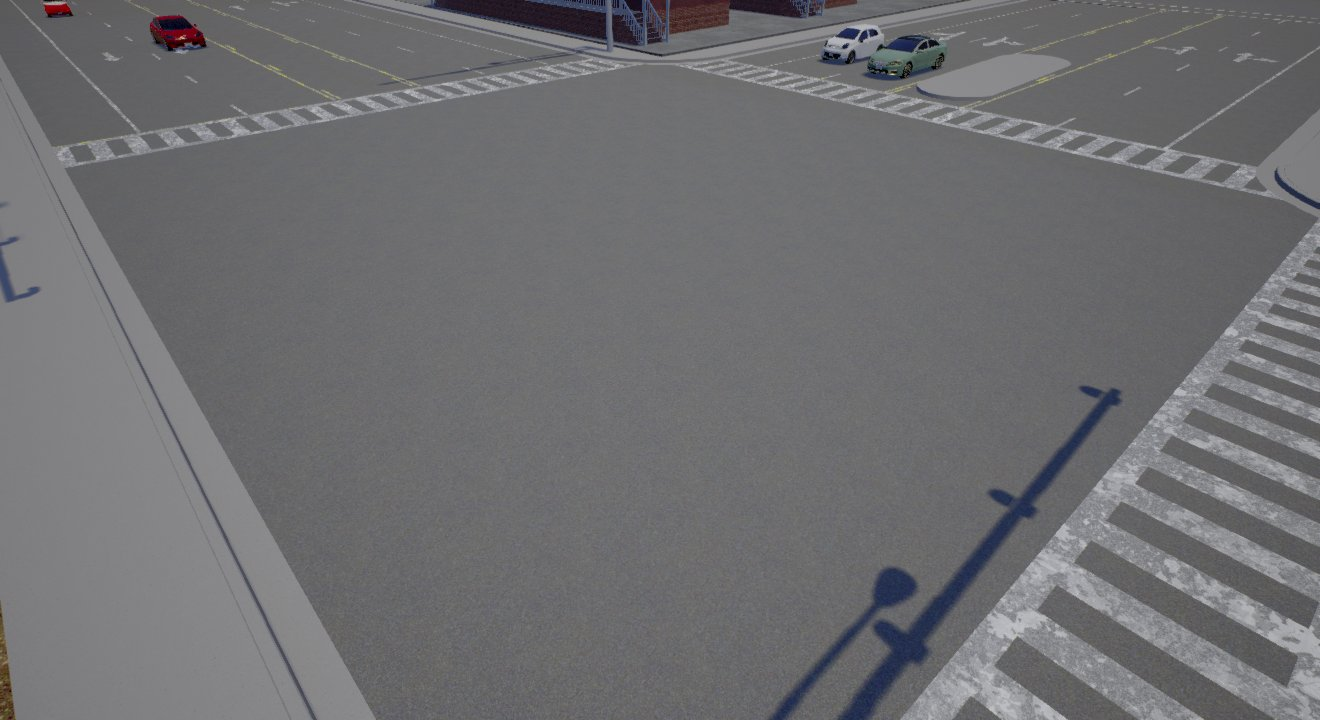
#> input picture Implementation_in_Python/Examples/YoloExample/data/IESE_samples/IntersectionVehicle/imgs/100.jpg, 1320 x 720 px
$ python -i datasets.py   (imports and definitions only)   (older library calls are emulated)
#> lines starting #> are read from the running program, lines starting #| are printed output that depends on the picture
#> further down, picture is the input picture: shape (720, 1320, 3); mean B, G, R 112.9, 110.5, 110.4
import glob
import math
import os
import random
import shutil
import time
from pathlib import Path
from threading import Thread

import cv2
import numpy as np
import torch
from PIL import Image, ExifTags
from torch.utils.data import Dataset
from tqdm import tqdm

from utils.utils import xyxy2xywh, xywh2xyxy

help_url = 'https://github.com/ultralytics/yolov3/wiki/Train-Custom-Data'
img_formats = ['.bmp', '.jpg', '.jpeg', '.png', '.tif', '.dng']
vid_formats = ['.mov', '.avi', '.mp4', '.mpg', '.mpeg', '.m4v', '.wmv', '.mkv']

# Get orientation exif tag
# [3 lines not run here, left out]


# [13 lines left out: function exif_size, not called in this run]


class LoadImages:  # for inference
    # [24 lines left out: function __init__, not called in this run]

    def __iter__(self):
        self.count = 0
        return self

    # [43 lines left out: functions __next__, new_video, not called in this run]

    def __len__(self):
        return self.nF  # number of files


class LoadWebcam:  # for inference
    # [20 lines left out: function __init__, not called in this run]

    def __iter__(self):
        self.count = -1
        return self

    # [34 lines left out: function __next__, not called in this run]

    def __len__(self):
        return 0


class LoadStreams:  # multiple IP or RTSP cameras
    # [44 lines left out: functions __init__, update, not called in this run]

    def __iter__(self):
        self.count = -1
        return self

    # [18 lines left out: function __next__, not called in this run]

    def __len__(self):
        return 0  # 1E12 frames = 32 streams at 30 FPS for 30 years


class LoadImagesAndLabels(Dataset):  # for training/testing
    # [169 lines left out: function __init__, not called in this run]

    def __len__(self):
        return len(self.img_files)

    # [5 lines of commented-out code are left out]

    # [103 lines left out: functions __getitem__, collate_fn, load_image, not called in this run]


def augment_hsv(img, hgain=0.5, sgain=0.5, vgain=0.5):
#> called with hgain = 0.5, sgain = 0.5, vgain = 0.5
    r = np.random.uniform(-1, 1, 3) * [hgain, sgain, vgain] + 1  # random gains
    hue, sat, val = cv2.split(cv2.cvtColor(img, cv2.COLOR_BGR2HSV))
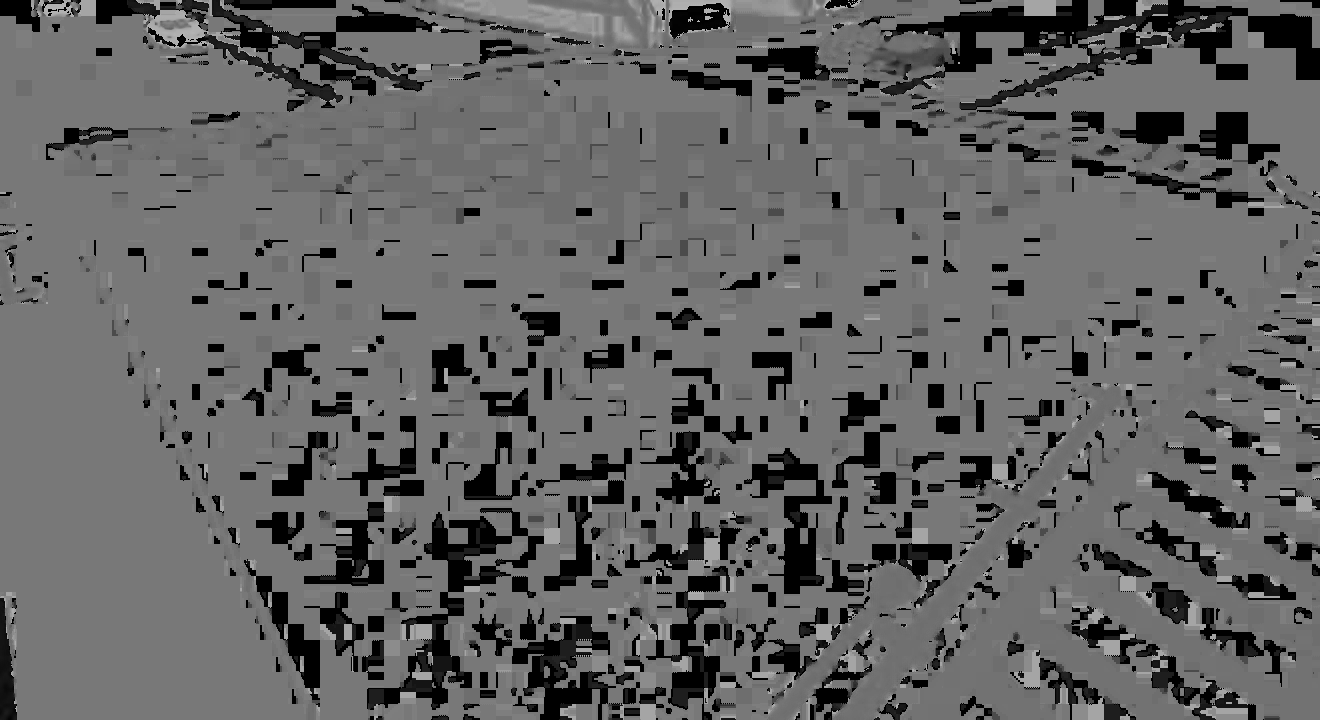
#> hue: shape (720, 1320); min 0, max 179, mean 100.2
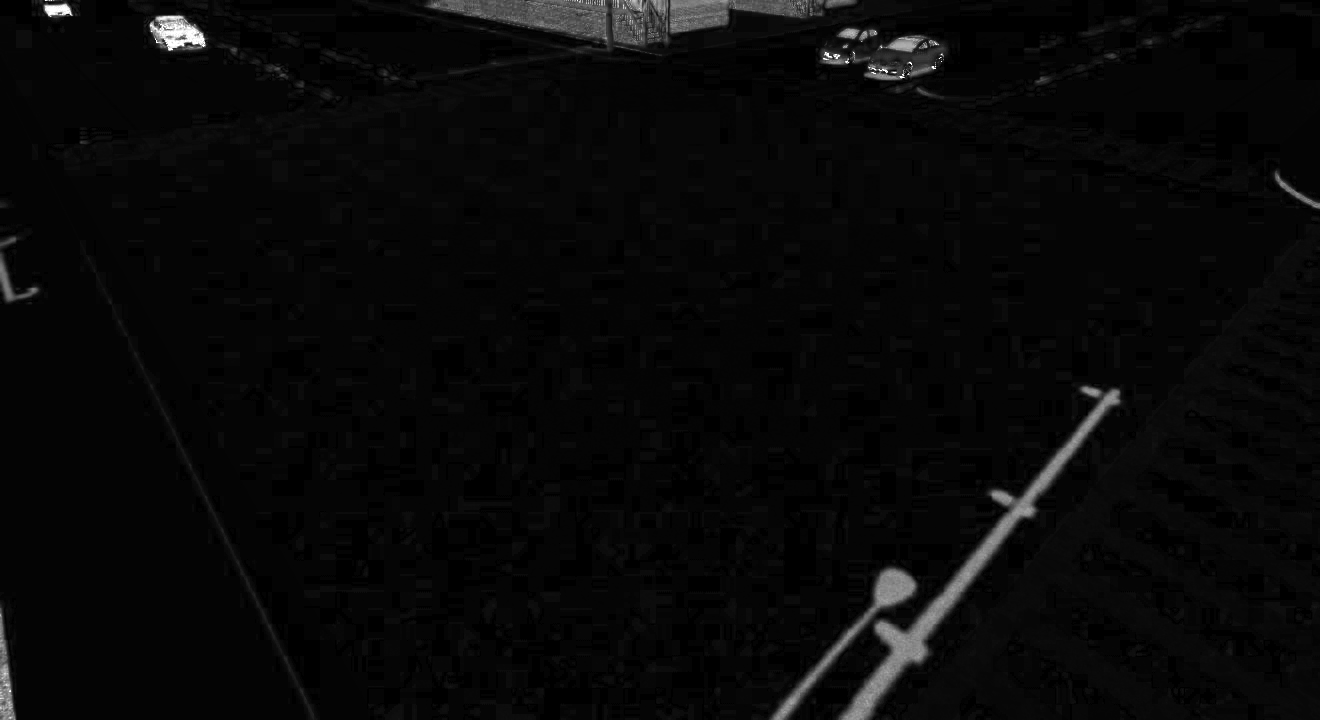
#> sat: shape (720, 1320); min 0, max 255, mean 8.5
    dtype = img.dtype  # uint8

    x = np.arange(0, 256, dtype=np.int16)
    lut_hue = ((x * r[0]) % 180).astype(dtype)
    lut_sat = np.clip(x * r[1], 0, 255).astype(dtype)
#> lut_sat = 256 values from 0 to 255
    lut_val = np.clip(x * r[2], 0, 255).astype(dtype)
#> lut_val = 256 values from 0 to 255

    img_hsv = cv2.merge((cv2.LUT(hue, lut_hue), cv2.LUT(sat, lut_sat), cv2.LUT(val, lut_val))).astype(dtype)
#> img_hsv: shape (720, 1320, 3); mean H, S, V 104.1, 10, 124.3
    cv2.cvtColor(img_hsv, cv2.COLOR_HSV2BGR, dst=img)  # no return needed

    # Histogram equalization
    # if random.random() < 0.2:
    #     for i in range(3):
    #         img[:, :, i] = cv2.equalizeHist(img[:, :, i])


# [283 lines left out: functions load_mosaic, letterbox, random_affine, cutout, reduce_img_size, convert_images2bmp and 3 more, not called in this run]

>>> import cv2
>>> picture = cv2.imread('../data/IESE_samples/IntersectionVehicle/imgs/100.jpg')
>>> result = augment_hsv(picture)
